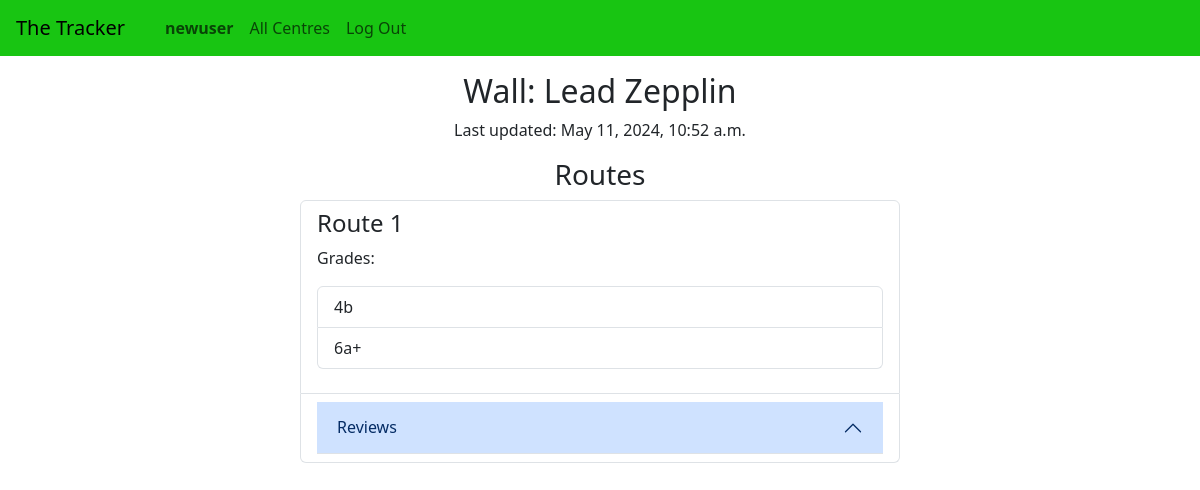
/centre/walls/1 (signed in), run on an earlier commit of the app's database.
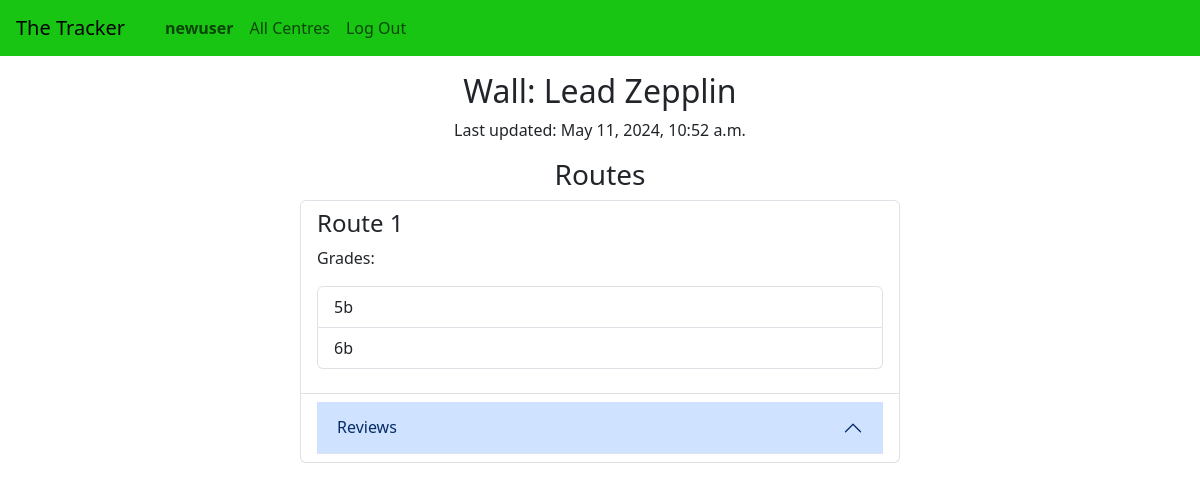
And on a later commit of the database.
### tracker/models.py (models this page shows)
class Grade(models.Model):
    route = models.ForeignKey("Route", related_name="grades", on_delete=models.CASCADE)
    grade = models.CharField(max_length=10)
    climbers = models.ManyToManyField("Climber", related_name="climbed_grades")
    def serialise(self):
        return {
            "id": self.id,
            "grade": self.grade,
        }
    class Meta:
        app_label = "tracker"

### tracker/views.py (the view)
# urls.py: path("centre/walls/<int:wall_id>", views.view_wall, name="wall"),
@login_required
def view_wall(request, wall_id):
    wall = Wall.objects.get(id=wall_id)
    return render(request, "tracker/wall.html", {
        "wall": wall,
        "routes": [route.serialise(request) for route in wall.routes.all()],
        "location": wall.centre if wall.centre is not None else None,
    })

### templates/tracker/wall.html (shortened to what this page needs)
{% extends 'tracker/layout.html' %}
{% load static %}
{% block body %}
    <div class="text-center">
        <h2>Wall: {{ wall.name }}</h2>
        <p>Last updated: {{ wall.last_updated }}</p>
    </div>
    <div class="text-center">
        <h3>Routes</h3>
    </div>
    <ul class="list-group col-md-6 mx-auto" >
        {% for route in routes %}
            <li class="list-group-item" id="route-{{ route.id }}-li">
                <h4 id="route-{{ route.id }}-title">Route {{ route.number }}</h4>
                <p>Grades:</p>
                <div id="route-{{ route.id }}-grades">
                    <ul class="list-group pb-3">
                        {% for grade in route.grades %}
                            <li class="list-group-item container">
                                <span class="float-start text-start col-md-6">
                                    {{ grade.grade }}
                                </span>
                            </li>
                        {% endfor %}
                    </ul>
                </div>
            </li>
            <li class="list-group-item accordion accordion-flush" id="route-{{ route.id }}-accordian">
                    <div class="accordion-item p-0 m-0">
                        <h2 class="accordion-header" id="route-{{ route.id }}-acc-heading">
                            <button class="accordion-button" type="button" data-bs-toggle="collapse" data-bs-target="#route-{{ route.id }}-acc-item" aria-expanded="false" aria-controls="route-{{ route.id }}-acc-item">
                                Reviews
                            </button>
                        </h2>
                    </div>
            </li>
        {% endfor %}
    </ul>
{% endblock %}

What changed in the data, as far as the page shows it:
removed Grade: grade "4b"
removed Grade: grade "6a+"
added Grade: grade "5b"
added Grade: grade "6b"
